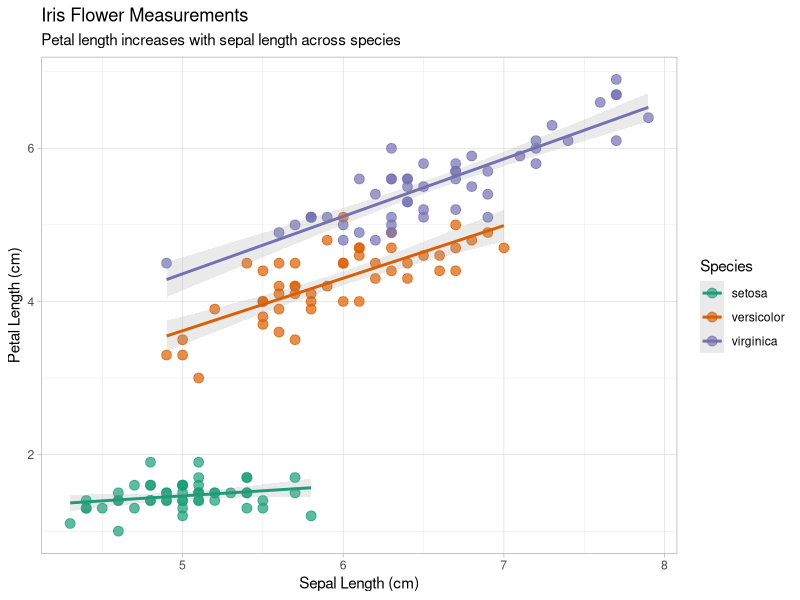
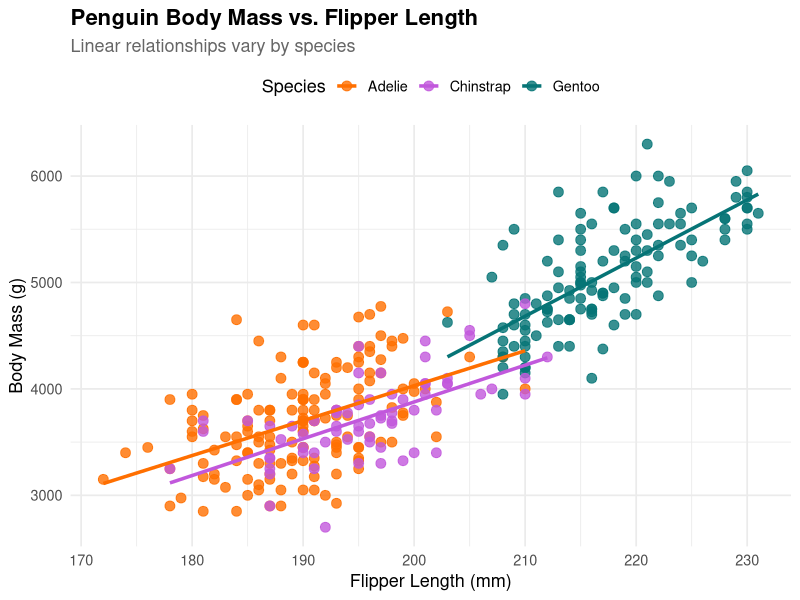

Generate these figures, in order, with R:
## ---- chunk 1

suppressPackageStartupMessages(library(tidyverse))
## ---- chunk 2
ggplot(iris, aes(x = Sepal.Length, y = Petal.Length, color = Species)) +
  geom_point(size = 3, alpha = 0.7) +
  geom_smooth(method = "lm", se = TRUE, alpha = 0.2) +
  scale_color_brewer(palette = "Dark2") +
  labs(
    title = "Iris Flower Measurements",
    subtitle = "Petal length increases with sepal length across species",
    x = "Sepal Length (cm)",
    y = "Petal Length (cm)"
  ) +
  theme_light()
## ---- chunk 3
# Install palmerpenguins if needed
# install.packages("palmerpenguins")

library(palmerpenguins)

ggplot(penguins, aes(x = flipper_length_mm, y = body_mass_g, color = species)) +
  geom_point(size = 3, alpha = 0.8) +
  geom_smooth(method = "lm", se = FALSE, linewidth = 1.2) +
  scale_color_manual(
    values = c(
      "Adelie" = "#FF6F00",
      "Chinstrap" = "#C158DC",
      "Gentoo" = "#067476"
    )
  ) +
  labs(
    title = "Penguin Body Mass vs. Flipper Length",
    subtitle = "Linear relationships vary by species",
    x = "Flipper Length (mm)",
    y = "Body Mass (g)",
    color = "Species"
  ) +
  theme_minimal(base_size = 13) +
  theme(
    plot.title = element_text(face = "bold", size = 16),
    plot.subtitle = element_text(color = "gray40"),
    legend.position = "top"
  )
